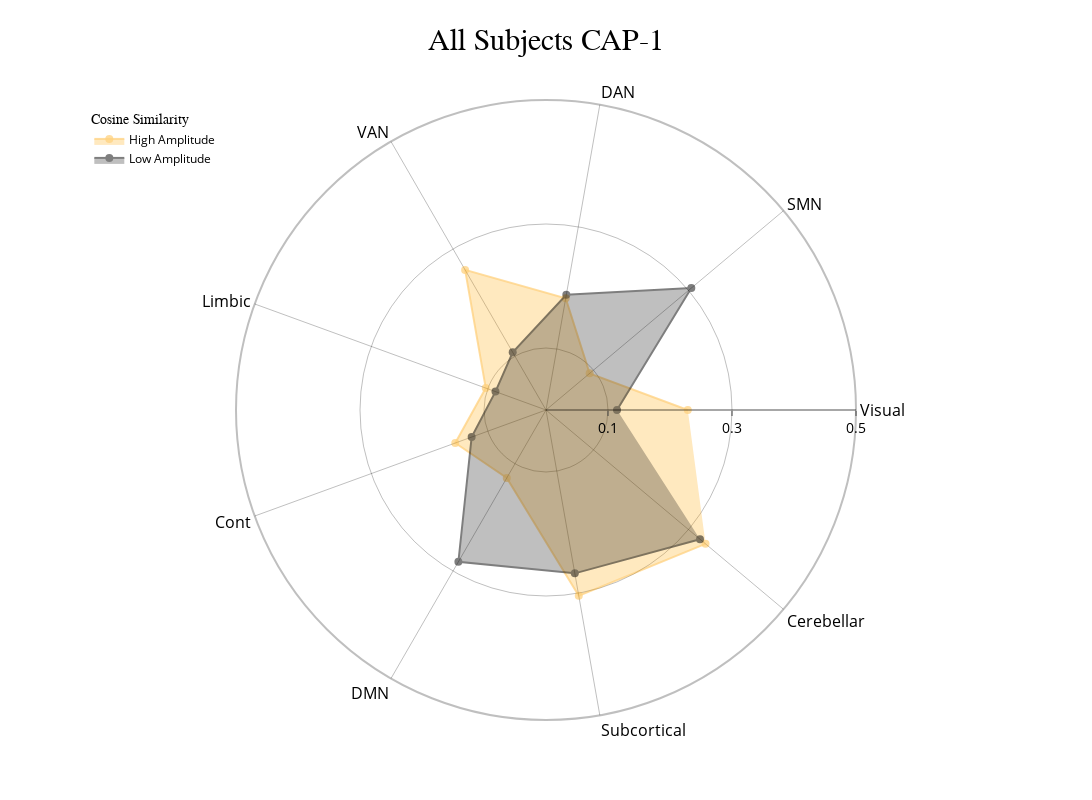
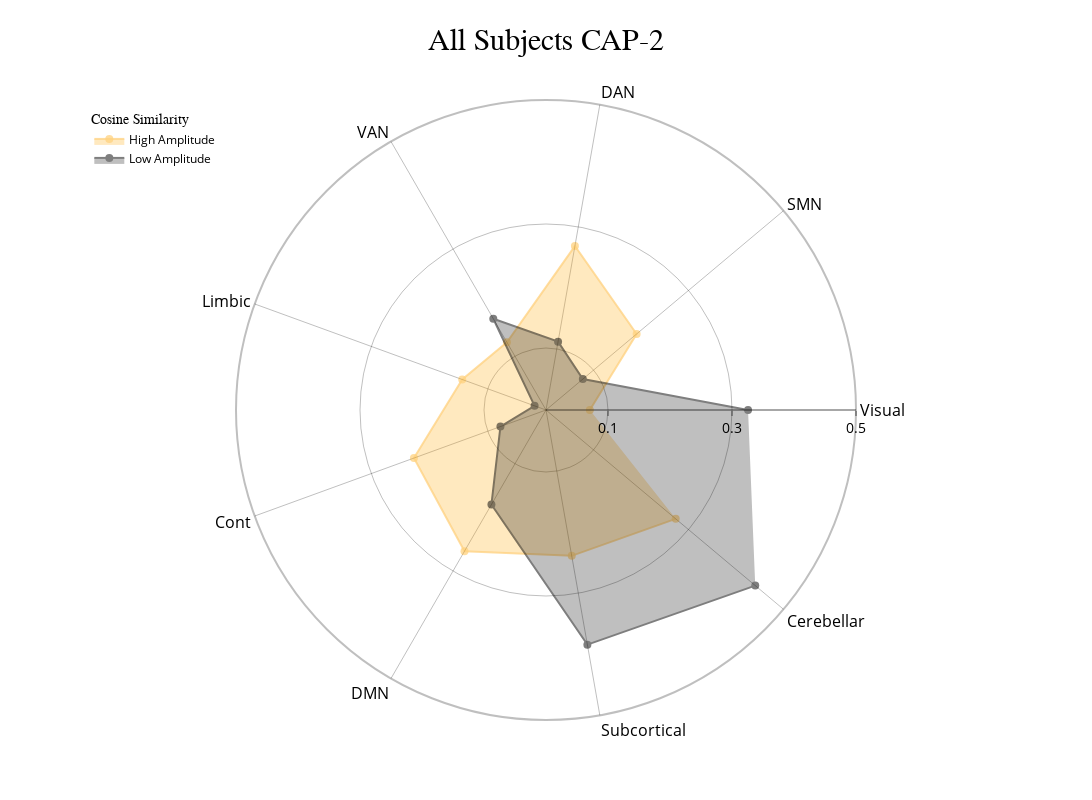
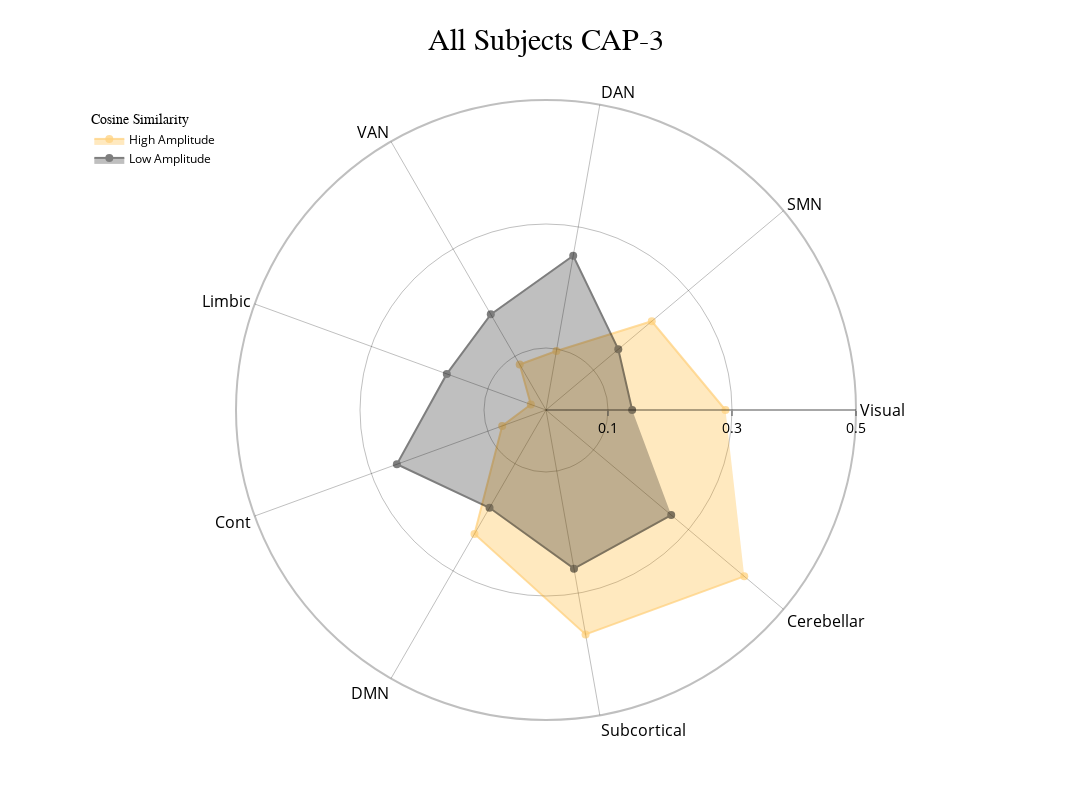

The notebook cell these images were saved under, in order:
### Code cell
radialaxis = {
    "showline": True,
    "linewidth": 2,
    "linecolor": "rgba(0, 0, 0, 0.25)",
    "gridcolor": "rgba(0, 0, 0, 0.25)",
    "ticks": "outside",
    "tickfont": {"size": 14, "color": "black"},
    "range": [0, 0.5],
    "tickvals": [0.1, "", 0.3, "", 0.5],
}

color_discrete_map = {
    "High Amplitude": "rgba(255, 165, 0, 0.75)",
    "Low Amplitude": "black",
}

cap_analysis.caps2radar(
    radialaxis=radialaxis,
    fill="toself",
    color_discrete_map=color_discrete_map,
    use_scatterpolar=True,
    output_dir="neurocaps_demo",
)

### Figure 1 — Plotly figure (JSON) as saved in the notebook; plotly's stock layout.template omitted (floating-point values rounded to 4 significant figures)
{"data": [{"connectgaps": true, "fill": "toself", "line": {"color": "rgba(255, 165, 0, 0.75)", "width": 2}, "marker": {"color": "rgba(255, 165, 0, 0.75)", "size": 8}, "mode": "markers+lines", "name": "High Amplitude", "opacity": 0.5, "r": [0.2287, 0.09191, 0.1831, 0.261, 0.1034, 0.1557, 0.1265, 0.3043, 0.3359], "theta": ["Visual", "SMN", "DAN", "VAN", "Limbic", "Cont", "DMN", "Subcortical", "Cerebellar"], "type": "scatterpolar"}, {"connectgaps": true, "fill": "toself", "line": {"color": "black", "width": 2}, "marker": {"color": "black", "size": 8}, "mode": "markers+lines", "name": "Low Amplitude", "opacity": 0.5, "r": [0.1145, 0.306, 0.1888, 0.1074, 0.08671, 0.1276, 0.2826, 0.2675, 0.3242], "theta": ["Visual", "SMN", "DAN", "VAN", "Limbic", "Cont", "DMN", "Subcortical", "Cerebellar"], "type": "scatterpolar"}], "layout": {"height": 800, "legend": {"font": {"color": "black", "size": 12}, "title": {"font": {"family": "Times New Roman"}, "text": "Cosine Similarity"}, "x": 0.01, "xanchor": "left", "y": 0.99, "yanchor": "top"}, "polar": {"angularaxis": {"gridcolor": "rgba(0, 0, 0, 0.25)", "linecolor": "rgba(0, 0, 0, 0.25)", "linewidth": 2, "showline": true, "tickfont": {"color": "black", "size": 16}}, "bgcolor": "white", "radialaxis": {"gridcolor": "rgba(0, 0, 0, 0.25)", "linecolor": "rgba(0, 0, 0, 0.25)", "linewidth": 2, "range": [0, 0.5], "showline": true, "tickfont": {"color": "black", "size": 14}, "ticks": "outside", "tickvals": [0.1, "", 0.3, "", 0.5]}}, "showlegend": true, "title": {"font": {"color": "black", "family": "Times New Roman", "size": 30}, "text": "All Subjects CAP-1", "x": 0.5}, "width": 1200}}

### Figure 2 — Plotly figure (JSON) as saved in the notebook; plotly's stock layout.template omitted (floating-point values rounded to 4 significant figures)
{"data": [{"connectgaps": true, "fill": "toself", "line": {"color": "rgba(255, 165, 0, 0.75)", "width": 2}, "marker": {"color": "rgba(255, 165, 0, 0.75)", "size": 8}, "mode": "markers+lines", "name": "High Amplitude", "opacity": 0.5, "r": [0.07073, 0.1909, 0.2685, 0.1261, 0.1438, 0.2267, 0.2629, 0.2389, 0.2731], "theta": ["Visual", "SMN", "DAN", "VAN", "Limbic", "Cont", "DMN", "Subcortical", "Cerebellar"], "type": "scatterpolar"}, {"connectgaps": true, "fill": "toself", "line": {"color": "black", "width": 2}, "marker": {"color": "black", "size": 8}, "mode": "markers+lines", "name": "Low Amplitude", "opacity": 0.5, "r": [0.3259, 0.07754, 0.112, 0.17, 0.0196, 0.07822, 0.176, 0.3843, 0.4406], "theta": ["Visual", "SMN", "DAN", "VAN", "Limbic", "Cont", "DMN", "Subcortical", "Cerebellar"], "type": "scatterpolar"}], "layout": {"height": 800, "legend": {"font": {"color": "black", "size": 12}, "title": {"font": {"family": "Times New Roman"}, "text": "Cosine Similarity"}, "x": 0.01, "xanchor": "left", "y": 0.99, "yanchor": "top"}, "polar": {"angularaxis": {"gridcolor": "rgba(0, 0, 0, 0.25)", "linecolor": "rgba(0, 0, 0, 0.25)", "linewidth": 2, "showline": true, "tickfont": {"color": "black", "size": 16}}, "bgcolor": "white", "radialaxis": {"gridcolor": "rgba(0, 0, 0, 0.25)", "linecolor": "rgba(0, 0, 0, 0.25)", "linewidth": 2, "range": [0, 0.5], "showline": true, "tickfont": {"color": "black", "size": 14}, "ticks": "outside", "tickvals": [0.1, "", 0.3, "", 0.5]}}, "showlegend": true, "title": {"font": {"color": "black", "family": "Times New Roman", "size": 30}, "text": "All Subjects CAP-2", "x": 0.5}, "width": 1200}}

### Figure 3 — Plotly figure (JSON) as saved in the notebook; plotly's stock layout.template omitted (floating-point values rounded to 4 significant figures)
{"data": [{"connectgaps": true, "fill": "toself", "line": {"color": "rgba(255, 165, 0, 0.75)", "width": 2}, "marker": {"color": "rgba(255, 165, 0, 0.75)", "size": 8}, "mode": "markers+lines", "name": "High Amplitude", "opacity": 0.5, "r": [0.2894, 0.2227, 0.09657, 0.08485, 0.02606, 0.07519, 0.2307, 0.3676, 0.4174], "theta": ["Visual", "SMN", "DAN", "VAN", "Limbic", "Cont", "DMN", "Subcortical", "Cerebellar"], "type": "scatterpolar"}, {"connectgaps": true, "fill": "toself", "line": {"color": "black", "width": 2}, "marker": {"color": "black", "size": 8}, "mode": "markers+lines", "name": "Low Amplitude", "opacity": 0.5, "r": [0.139, 0.1522, 0.2527, 0.1781, 0.1702, 0.256, 0.1822, 0.2598, 0.2636], "theta": ["Visual", "SMN", "DAN", "VAN", "Limbic", "Cont", "DMN", "Subcortical", "Cerebellar"], "type": "scatterpolar"}], "layout": {"height": 800, "legend": {"font": {"color": "black", "size": 12}, "title": {"font": {"family": "Times New Roman"}, "text": "Cosine Similarity"}, "x": 0.01, "xanchor": "left", "y": 0.99, "yanchor": "top"}, "polar": {"angularaxis": {"gridcolor": "rgba(0, 0, 0, 0.25)", "linecolor": "rgba(0, 0, 0, 0.25)", "linewidth": 2, "showline": true, "tickfont": {"color": "black", "size": 16}}, "bgcolor": "white", "radialaxis": {"gridcolor": "rgba(0, 0, 0, 0.25)", "linecolor": "rgba(0, 0, 0, 0.25)", "linewidth": 2, "range": [0, 0.5], "showline": true, "tickfont": {"color": "black", "size": 14}, "ticks": "outside", "tickvals": [0.1, "", 0.3, "", 0.5]}}, "showlegend": true, "title": {"font": {"color": "black", "family": "Times New Roman", "size": 30}, "text": "All Subjects CAP-3", "x": 0.5}, "width": 1200}}
